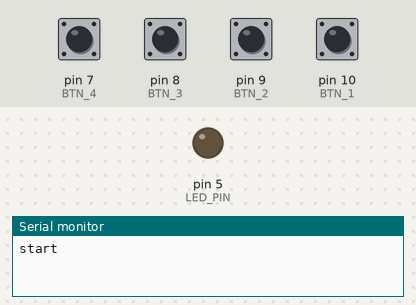
The sketch below on a simulated Arduino Uno, built with avr-gcc and run on an emulated ATmega328P. On the bench: output pins drawn as LEDs (lit = HIGH), the last lines printed to the serial monitor. Dashed ring = blinking. The inputs (shaded band) are chosen by the test bench; at power-on: pin 7 (BTN_4), pin 8 (BTN_3), pin 9 (BTN_2), pin 10 (BTN_1) HIGH. Random numbers use the default seed unless the sketch sets one.

Above: at 1.2 s.
1.3 s: pin 10 (BTN_1) pulled LOW for 0.15 s
At 2.68 s:
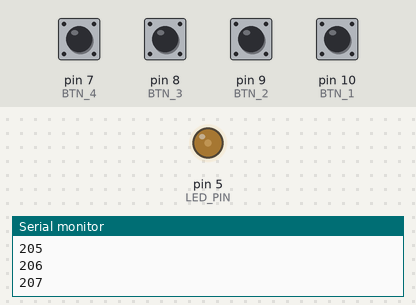
At 3.1 s:
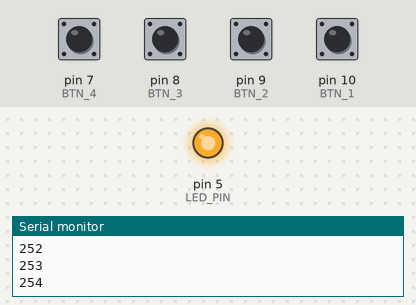
4.3 s: pin 7 (BTN_4) pulled LOW for 0.15 s
At 5.7 s:
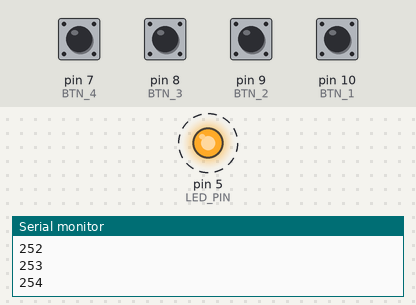
7.4 s: pin 8 (BTN_3) pulled LOW for 0.15 s
10.4 s: pin 9 (BTN_2) pulled LOW for 0.15 s
12.0 s: pin 7 (BTN_4) pulled LOW for 1 s
At 12.9 s:
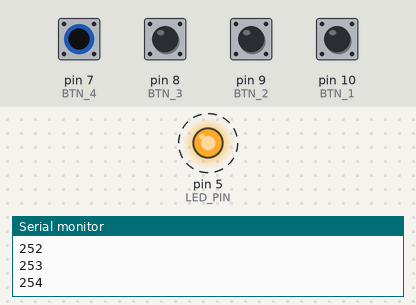
16.0 s: pin 9 (BTN_2) pulled LOW for 1 s
Timing chart, 0 to 19.0 s (numbered marks = the images above; inputs shaded):
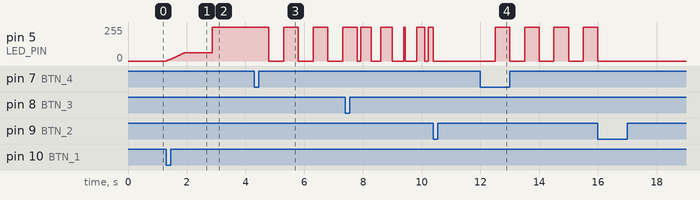

Measured:
- after the input at 1.3 s, pin 5 (LED_PIN): moves from 0/255 to 255/255 over 1.6 s, starting at once
- after the input at 4.3 s, pin 5 (LED_PIN): alternates 255/255 for 0.50 s and 0/255 for 0.50 s, starting after 0.50 s
- after the input at 12.0 s, pin 5 (LED_PIN): alternates 255/255 for 0.50 s and 0/255 for 0.50 s, starting after 0.50 s

The sketch:

L_Chika_SW.ino
```cpp
#define LED_PIN 5 // PWMが使えるピンにする。3・5・6・10・11

#define BTN_1 10
#define BTN_2 9
#define BTN_3 8
#define BTN_4 7

#define STATE_OFF     0 // 消灯
#define STATE_ON      1 // 点灯
#define STATE_RANDOM  2 // ランダム
#define STATE_BLINK   3 // 点滅

int state = STATE_OFF;
bool isLedOn = false;
byte brightness = 0;  // 明るさ
unsigned long limitTime = 0;

void setup() {
  pinMode(LED_PIN, OUTPUT);
  pinMode(BTN_1, INPUT_PULLUP);
  pinMode(BTN_2, INPUT_PULLUP);
  pinMode(BTN_3, INPUT_PULLUP);
  pinMode(BTN_4, INPUT_PULLUP);

  Serial.begin(9600);
  Serial.write("start");
}

void loop() {
  if(LOW == digitalRead(BTN_1)){
    state = STATE_ON;
    ledOn();
  }

  if(LOW == digitalRead(BTN_2)){
    state = STATE_OFF;
    ledOff();
  }

  if(LOW == digitalRead(BTN_3)){
    state = STATE_RANDOM;
  }

  if(LOW == digitalRead(BTN_4)){
    state = STATE_BLINK;
  }

  switch(state){
    case STATE_RANDOM:
      ledRandom();
      break;
    case STATE_BLINK:
      ledBlink();
      break;
    default:
      break;
  }
}

// 点灯
void ledOn(){
  brightness = 0;
  while(brightness < 255){
    Serial.println(brightness++, DEC);
    analogWrite(LED_PIN, brightness);

    delay( ((255-brightness)) * ((255-brightness)/64) /64);
  }
}

// 消灯
void ledOff(){
  digitalWrite(LED_PIN, LOW);
}

// ランダム
void ledRandom(){
  if(limitTime < millis()){
    limitTime = millis() + random(20,400);
    isLedOn = isLedOn ? false : true;
    digitalWrite(LED_PIN, isLedOn);
  }
}

// 点滅
void ledBlink(){
  if(limitTime < millis()){
    limitTime = millis() + 500;
    isLedOn = isLedOn ? false : true;
    digitalWrite(LED_PIN, isLedOn);
  }
}
```
